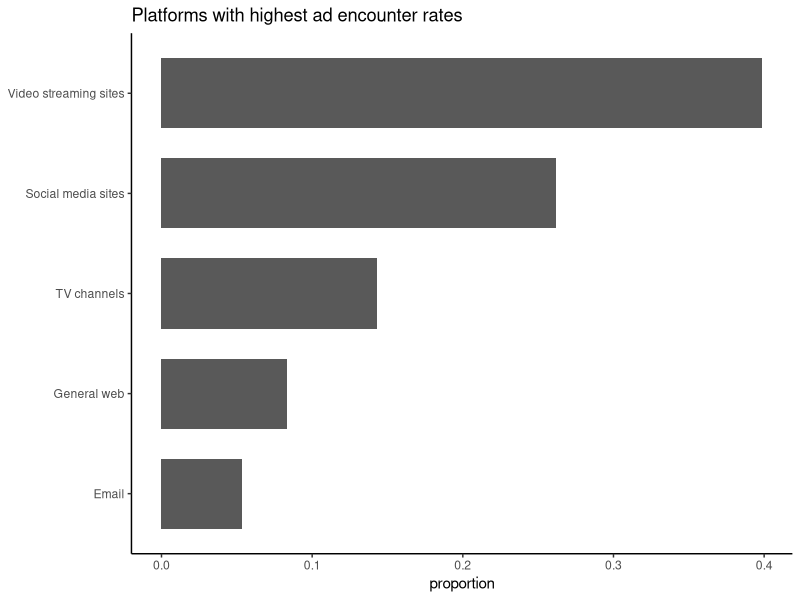
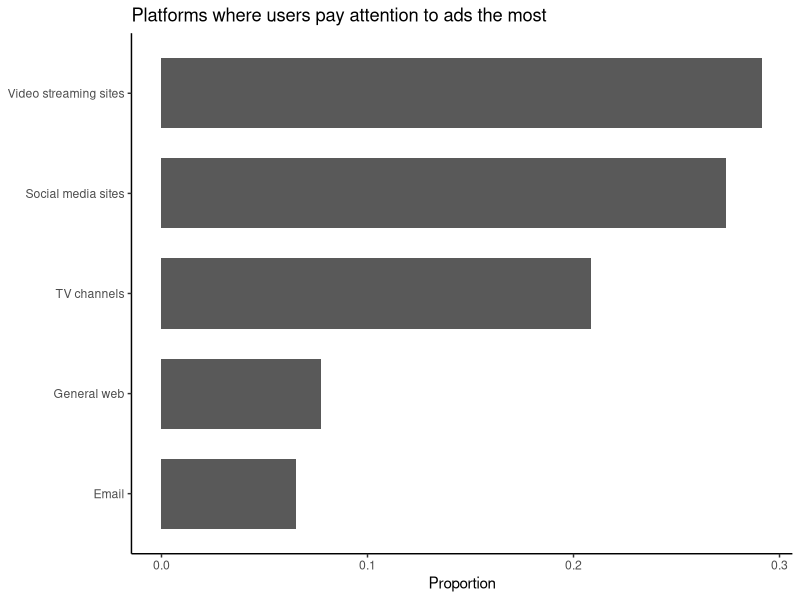
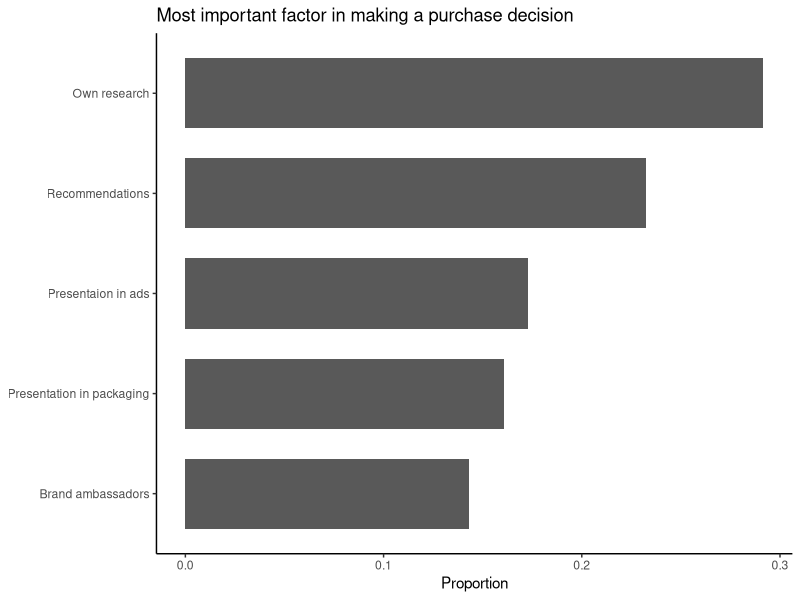
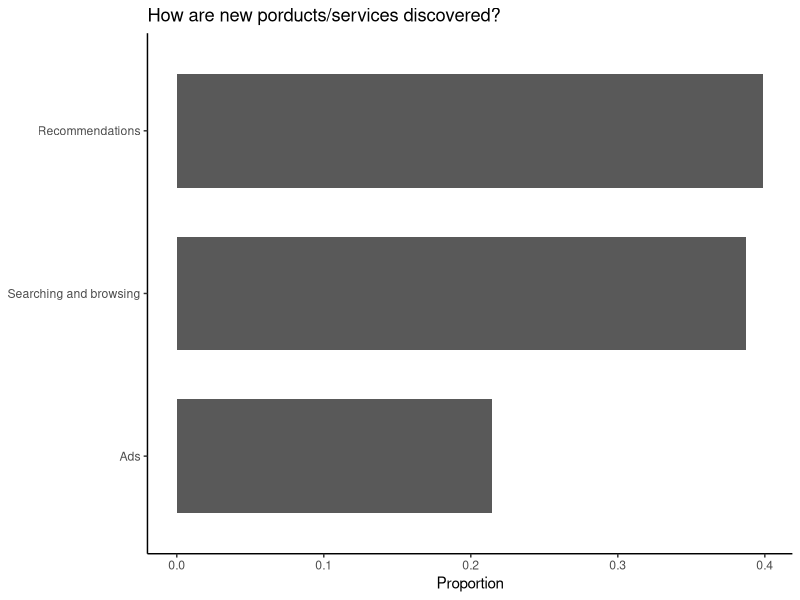
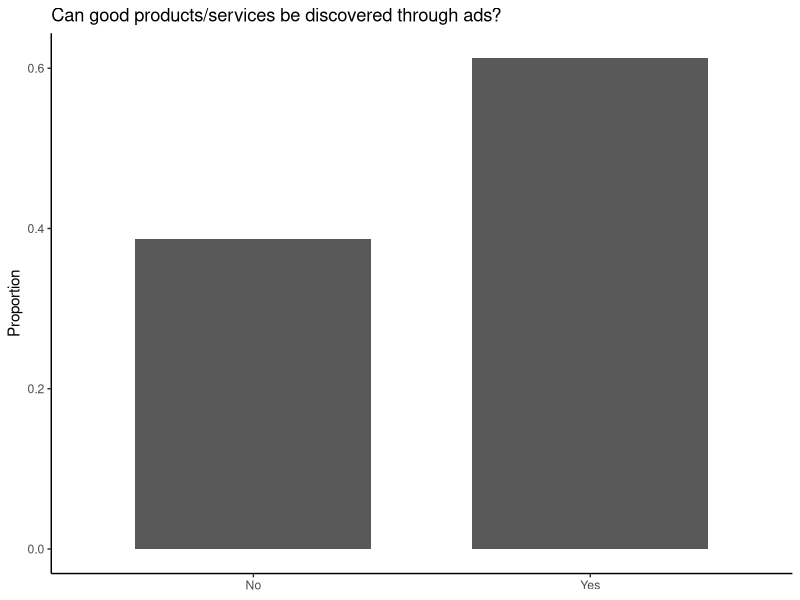

Write R code to recreate these figures, in order.
## ---- chunk 1
knitr::opts_chunk$set(echo = TRUE, warning = FALSE, message = FALSE,
                      cache = TRUE)
## ---- chunk 2
library(dplyr) # for wrangling data
library(ggplot2) # for making plots
library(readr) # for reading data
## ---- chunk 3
ad_influence_data <- read_csv("ad-influence.csv") %>%
  select(!Timestamp) # ignore timestamp column
n <- dim(ad_influence_data)[1]
questions <- names(ad_influence_data)
## ---- chunk 4
simplify_responses <- function(response) {
  if (response == "Social media sites (like Facebook, Instagram)") {
    response = "Social media sites"
  } else if (response == "Video streaming sites (like YouTube, Vimeo)") {
    response = "Video streaming sites"
  } else if (response == "General web (like Google Ads on various sites)") {
    response = "General web"
  } else if (grepl("Recommendations? from friends or family", response)) {
    response = "Recommendations"
  }
  response
}

for (i in 1:length(ad_influence_data))  {
  ad_influence_data[questions[i]] <- ad_influence_data[questions[i]] %>%
    pull() %>%
    sapply(simplify_responses, USE.NAMES = FALSE)
}
## ---- chunk 5
ad_influence_data %>%
  rename(most_ads_platform = questions[1]) %>%
  group_by(most_ads_platform) %>%
  summarise(proportion = n() / n) %>%
  ungroup() %>%
  arrange(desc(proportion)) %>%
  head(5) %>%
  ggplot(aes(x = reorder(most_ads_platform, proportion), y = proportion)) +
  geom_col(width = 0.7) +
  labs(x = NULL, title = "Platforms with highest ad encounter rates") +
  coord_flip() +
  theme_classic()
## ---- chunk 6
ad_influence_data %>%
  rename(attention_grabbing_platform = questions[2]) %>%
  group_by(attention_grabbing_platform) %>%
  summarise(proportion = n() / n) %>%
  ungroup() %>%
  arrange(desc(proportion)) %>%
  head(5) %>%
  ggplot(aes(x = reorder(attention_grabbing_platform, proportion),
             y = proportion)) +
  geom_col(width = 0.7) +
  labs(x = NULL, y = "Proportion",
       title = "Platforms where users pay attention to ads the most") +
  coord_flip() +
  theme_classic()
## ---- chunk 7
ad_influence_data %>%
  rename(important_aspect = questions[3]) %>%
  group_by(important_aspect) %>%
  summarise(proportion = n() / n) %>%
  ungroup() %>%
  arrange(desc(proportion)) %>%
  ggplot(aes(x = reorder(important_aspect, proportion),
             y = proportion)) +
  geom_col(width = 0.7) +
  labs(x = NULL, y = "Proportion",
       title = "Most important factor in making a purchase decision") +
  coord_flip() +
  theme_classic()
## ---- chunk 8
ad_influence_data %>%
  rename(discover_source = questions[4]) %>%
  group_by(discover_source) %>%
  summarise(proportion = n() / n) %>%
  ungroup() %>%
  arrange(desc(proportion)) %>%
  ggplot(aes(x = reorder(discover_source, proportion),
             y = proportion)) +
  geom_col(width = 0.7) +
  labs(x = NULL, y = "Proportion",
       title = "How are new porducts/services discovered?") +
  coord_flip() +
  theme_classic()
## ---- chunk 9
ad_influence_data %>%
  rename(ads_unnecessary = questions[5]) %>%
  group_by(ads_unnecessary) %>%
  summarise(proportion = n() / n) %>%
  ungroup() %>%
  arrange(desc(proportion)) %>%
  ggplot(aes(x =ads_unnecessary, y = proportion)) +
  geom_col(width = 0.7) +
  labs(x = NULL, y = "Proportion",
       title = "Can good products/services be discovered through ads?") +
  theme_classic()
